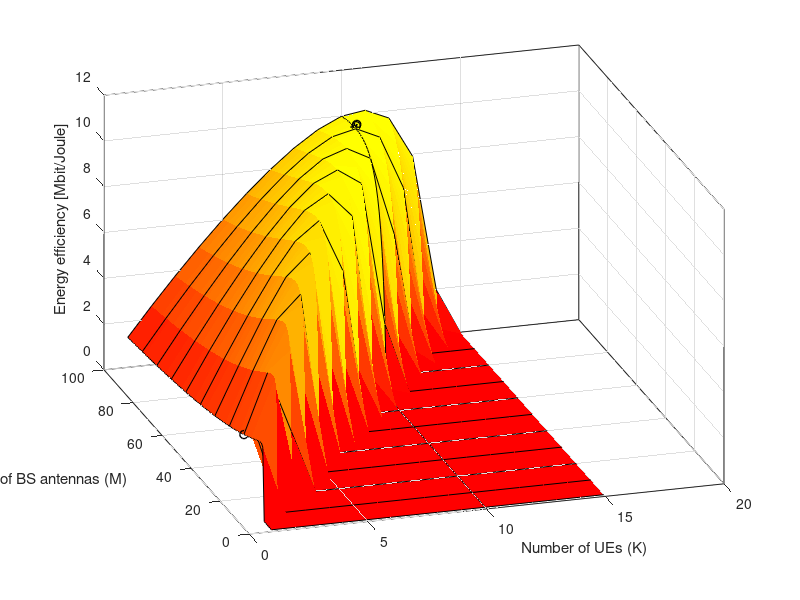
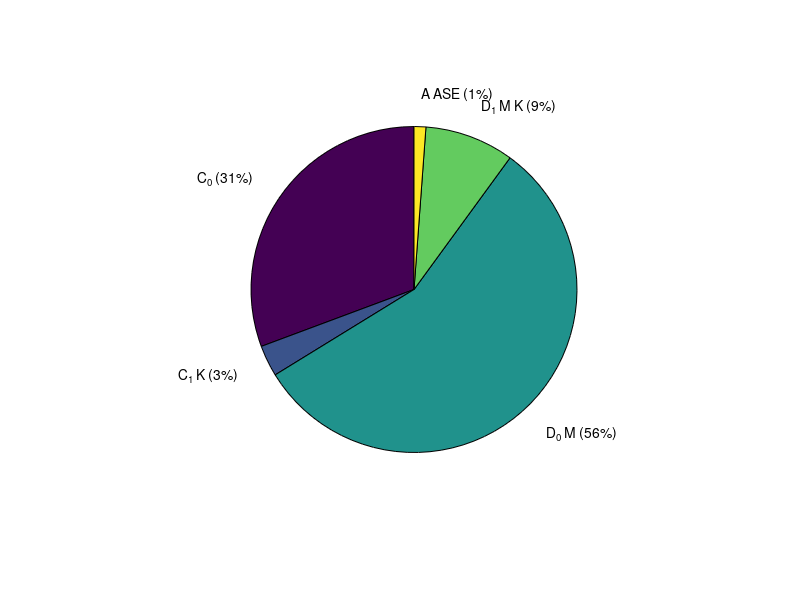

The MATLAB source for these figures, in order:
%This Matlab script can be used to generate Figure 3 and Figure 4 in the article:
%
%Emil Bjornson, Luca Sanguinetti, Marios Kountouris, "Deploying Dense
%Networks for Maximal Energy Efficiency: Small Cells Meet Massive MIMO,"
%IEEE Journal on Selected Areas in Communications, to appear.
%
%Download article: http://arxiv.org/pdf/1505.01181.pdf
%
%This is version 1.0 (Last edited: 2016-01-04)
%
%License: This code is licensed under the GPLv2 license. If you in any way
%use this code for research that results in publications, please cite our
%original article listed above.


%Initialization
close all;
clear all;


%%Simulation parameters

%Select the value of log2(1+gamma) that should be considered
rateValues = 2;
gammaval = 2^rateValues - 1;

%Propagation parameters
alpha = 3.76; %Pathloss exponent
tau = 400; %Length of coherence block (in symbols)

%Hardware characterization
eta = 0.39; %Power amplifier efficiency
epsilon = 0.05; %Level of hardware impairments

%Spectral resources
T = 1/(2e7); %Symbol time (based on 20 MHz)

%Energy parameters
A = 1.15e-9; %Power consumed by coding, decoding, and backhaul (in J/bit)
C0 = 10 * T; %Static energy consumption (10 W divided over the symbols)
C1 = 0.1 * T; %Circuit energy per active UE
D0 = 0.2 * T; %Circuit energy per active BS antenna
D1 = 1.56e-10; %Signal processing coefficient


%Maximal number of antennas and users considered when plotting the EE.
Mmax = 100;
Kmax = 15;


%Placeholders for storing of simulation results
EEtheory = zeros(Mmax,Kmax); %EE for different lambda and gamma values (using theoretical formulas)
betaOptimal = zeros(Mmax,Kmax); %Store optimal beta for each point using the theoretical formulas


%Go through all number of users
for k = 1:Kmax
    
    %Go through all number of antennas
    for m = 1:Mmax
        
        %Compute B1bar and B2bar from Eq. (18) and Eq. (19), respectively.
        B1bar = k*(4/(alpha-2)^2 + 1/(alpha-1) + 2/(alpha-2)) + m*(1-epsilon^2)/(alpha-1);
        B2bar = k*(1 + 2/(alpha-2)) + m*(1-epsilon^2)*epsilon^2;
        
        %Check if the two constraints in Eq. (23) are satisfied
        if B1bar*gammaval/(m*(1-epsilon^2)^2-B2bar*gammaval)>=1 && (k*B1bar*gammaval/(m*(1-epsilon^2)^2-B2bar*gammaval))<=tau

            %Compute the objective function in Eq. (23) and store the EE
            ASE = k *(1-(B1bar*gammaval / (m*(1-epsilon^2)^2-B2bar*gammaval))*k/tau) * log2(1+ gammaval);
            AEC = C0 + C1*k + D0*m + D1*m*k + A*ASE;
            EEtheory(m,k) = ASE/AEC;
            
            %Compute and store the optimal beta according to Eq. (17) using
            %B1bar and B2bar since we consider the asymptotic regime.
            betaOptimal(m,k) = B1bar*gammaval / (m*(1-epsilon^2)^2-B2bar*gammaval);
            
        end
        
    end
    
end





%%Run the alternating optimization algorithm from Section IV.D

%Number of iterations
iterations = 20;

%Prepare to store the progress (notice that the first element in the
%starting point)
Kiterations = zeros(iterations+1,1);
Miterations = zeros(iterations+1,1);
EEiterations = zeros(iterations+1,1);

%Initiate the algorithm
Miterations(1) = 20;
Kiterations(1) = 1;
EEiterations(1) = EEtheory(Miterations(1),Kiterations(1));

%Go through all iterations
for iter = 2:iterations+1

    
    %Step 2: Update K using Theorem 3
    
    %Compute current cbar
    cbar = Miterations(iter-1)/Kiterations(iter-1);
    
    %Compute G in Eq. (27)
    G = (( 4*gammaval/(alpha-2)^2 + gammaval/(alpha-1) + 2*gammaval/(alpha-2) ) + cbar*gammaval*(1-epsilon^2)/(alpha-1) ) /tau /( (1-epsilon^2)*(1-(1+gammaval)*epsilon^2)*cbar - (1+2/(alpha-2))*gammaval);
    
    %Compute K* in Eq. (26)
    Kstar = (sqrt( (G*C0)^2 + C0*D1*cbar + C0*G*(C1+D0*cbar)) - G*C0)/(D1*cbar + G*(C1+D0*cbar));
    
    %Store the new optimized K
    Kiterations(iter) = Kstar;
    
    
    %Step 3: Update M using Theorem 4
    
    %Compute the parameters in Eqs. (31)-(36)
    a0 = gammaval*Kstar*(1-epsilon^2)/(tau*(alpha-1));
    a1 = (Kstar/tau)*(4*gammaval/(alpha-2)^2+gammaval/(alpha-1) + 2*gammaval/(alpha-2));
    a2 = (1-epsilon^2)*(1-(1+gammaval)*epsilon^2);
    a3 = (1+2/(alpha-2))*gammaval;
    a4 = C0+C1*Kstar;
    a5 = D0*Kstar+D1*Kstar^2;
    
    %Compute the solution in Eq. (29)
    cbar1 = (a1 + a3 + sqrt(a1*a3 + a1^2 + a1*a2*a4/a5 + a0*a3*a4/a5 - a0*a1*a4/a5 -a0^2*a3*a4/(a2*a5) + a0*a1*a3/a2 + a0*a3^2/a2 ) ) / (a2-a0);

    %Compute the solution in Eq. (30)
    cbar2 = gammaval*(1+4/(alpha-2)^2 + 1/(alpha-1) + 4/(alpha-2)) / ( (1-epsilon^2)*(1-(1+gammaval)*epsilon^2) - gammaval*(1-epsilon^2)/(alpha-1) );

    %Check if the solution in Eq. (29) satisfies the first constraint
    if ((4/(alpha-2)^2 + 1/(alpha-1) + 2/(alpha-2)) + cbar1*(1-epsilon^2)/(alpha-1))*gammaval/(cbar1*(1-epsilon^2)^2-((1 + 2/(alpha-2)) + cbar1*(1-epsilon^2)*epsilon^2)*gammaval) >= 1
        cbarStar = cbar1;
    else
        cbarStar = cbar2;
    end

    %Compute the resulting M value
    Miterations(iter) = cbarStar*Kstar;

    
    %Extract the current K and M values, which are used to compute the
    %current EE value
    k = Kiterations(iter);
    m = Miterations(iter);
    
    %Compute B1bar and B2bar from Eq. (18) and Eq. (19), respectively.
    B1bar = k*(4/(alpha-2)^2 + 1/(alpha-1) + 2/(alpha-2)) + m*(1-epsilon^2)/(alpha-1);
    B2bar = k*(1 + 2/(alpha-2)) + m*(1-epsilon^2)*epsilon^2;
    
    %Check if the two constraints in Eq. (23) are satisfied
    if B1bar*gammaval/(m*(1-epsilon^2)^2-B2bar*gammaval)>=1 && (k*B1bar*gammaval/(m*(1-epsilon^2)^2-B2bar*gammaval))<=tau %gammaval>=m*(1-epsilon^2)^2/(B1+B2) &&
        
        %Compute the objective function in Eq. (23) and store the EE
        ASE = k *(1-(B1bar*gammaval / (m*(1-epsilon^2)^2-B2bar*gammaval))*k/tau) * log2(1+ gammaval);
        AEC = C0 + C1*k + D0*m + D1*m*k + A*ASE;
        EEiterations(iter) = ASE/AEC;
        
        %Create a vector with the energy used by each part of the AEC
        powerParts = [C0 C1*k D0*m D1*m*k A*ASE];
        
    end

end



%Density of the lines that are used in the 3d plot to make it easier to
%see the shape
gridDensity = 10;



%Plot Figure 3 from the paper
figure(3);
hold on; box on; grid on;

surface(1:Kmax,1:Mmax,EEtheory/1e6,'EdgeColor','none');
colormap(autumn);

view([-17 32]);

xlabel('Number of UEs (K)')
ylabel('Number of BS antennas (M)');
zlabel('Energy efficiency [Mbit/Joule]');

%Plot lines on top of the 3d surface, to make it easier to see the shape
for m = [1 gridDensity:gridDensity:Mmax]
    plot3(1:Kmax,m*ones(1,Kmax),EEtheory(m,:)/1e6,'k-');
end

for k = [1 gridDensity:gridDensity:Kmax]
    plot3(k*ones(1,Mmax),1:Mmax,EEtheory(:,k)/1e6,'k-');
end

%Plot the progress of the alternating optimization algorithm
convergence = 4;
plot3(Kiterations(1:convergence-1),Miterations(1:convergence-1),EEiterations(1:convergence-1)/1e6,'ko-','LineWidth',1);

%Plot the optimal solution to the EE maximization problem
[EEmaxM,optM] = max(EEtheory,[],1);
[EEmax,optK] = max(EEmaxM);

plot3(optK,optM(optK),EEmax/1e6,'k-*','LineWidth',1);



%Plot Figure 4 from the paper
figure(4);
powerPartsNorm = powerParts/sum(powerParts);
pie(powerPartsNorm,{'C_0 (31%)','C_1 K (3%)','D_0 M (56%)','D_1 M K (9%)','A ASE (1%)'});
